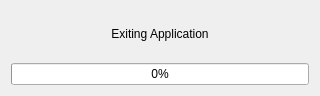
<?xml version="1.0" encoding="UTF-8"?>
<ui version="4.0">
 <class>Dialog</class>
 <widget class="QDialog" name="Dialog">
  <property name="windowModality">
   <enum>Qt::ApplicationModal</enum>
  </property>
  <property name="geometry">
   <rect>
    <x>0</x>
    <y>0</y>
    <width>320</width>
    <height>96</height>
   </rect>
  </property>
  <property name="minimumSize">
   <size>
    <width>320</width>
    <height>96</height>
   </size>
  </property>
  <property name="maximumSize">
   <size>
    <width>320</width>
    <height>96</height>
   </size>
  </property>
  <property name="cursor">
   <cursorShape>ArrowCursor</cursorShape>
  </property>
  <property name="windowTitle">
   <string>Imagem Cinemática</string>
  </property>
  <property name="modal">
   <bool>true</bool>
  </property>
  <layout class="QGridLayout" name="gridLayout">
   <item row="0" column="0">
    <widget class="QLabel" name="lbl_status">
     <property name="text">
      <string>Exiting Application</string>
     </property>
     <property name="alignment">
      <set>Qt::AlignCenter</set>
     </property>
     <property name="wordWrap">
      <bool>true</bool>
     </property>
    </widget>
   </item>
   <item row="1" column="0">
    <widget class="QProgressBar" name="pgr_total">
     <property name="maximum">
      <number>100</number>
     </property>
     <property name="value">
      <number>0</number>
     </property>
     <property name="alignment">
      <set>Qt::AlignCenter</set>
     </property>
     <property name="textVisible">
      <bool>true</bool>
     </property>
     <property name="textDirection">
      <enum>QProgressBar::BottomToTop</enum>
     </property>
    </widget>
   </item>
  </layout>
 </widget>
 <resources/>
 <connections/>
</ui>
